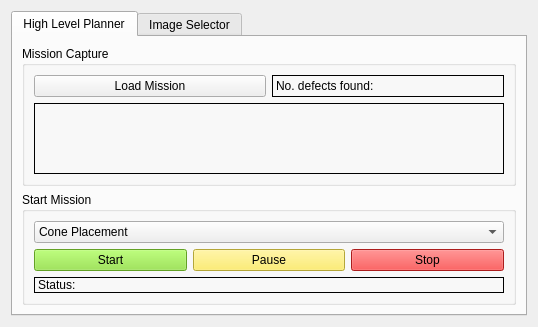
<?xml version="1.0" encoding="UTF-8"?>
<ui version="4.0">
 <class>MainWidget</class>
 <widget class="QWidget" name="MainWidget">
  <property name="geometry">
   <rect>
    <x>0</x>
    <y>0</y>
    <width>538</width>
    <height>327</height>
   </rect>
  </property>
  <property name="styleSheet">
   <string notr="true">color rgb(250, 141, 20)</string>
  </property>
  <layout class="QVBoxLayout" name="mainLayout">
   <item>
    <widget class="QTabWidget" name="tabWidget">
     <property name="currentIndex">
      <number>0</number>
     </property>
     <widget class="QWidget" name="tab_planner">
      <attribute name="title">
       <string>High Level Planner</string>
      </attribute>
      <layout class="QVBoxLayout" name="verticalLayoutPlanner">
       <item>
        <widget class="QGroupBox" name="group_mission">
         <property name="title">
          <string>Mission Capture</string>
         </property>
         <layout class="QVBoxLayout" name="verticalLayout_2">
          <item>
           <layout class="QHBoxLayout" name="layout_h_defects">
            <item>
             <widget class="QPushButton" name="button_load_mission">
              <property name="text">
               <string>Load Mission</string>
              </property>
             </widget>
            </item>
            <item>
             <widget class="QLabel" name="label_defects">
              <property name="frameShape">
               <enum>QFrame::Box</enum>
              </property>
              <property name="text">
               <string>No. defects found:</string>
              </property>
             </widget>
            </item>
           </layout>
          </item>
          <item>
           <layout class="QHBoxLayout" name="layout_h_mission">
            <item>
              <widget class="QLabel" name="label_map">
                <property name="sizePolicy">
                  <sizepolicy hsizetype="Expanding" vsizetype="Expanding">
                    <horstretch>1</horstretch>
                    <verstretch>1</verstretch>
                  </sizepolicy>
                </property>
                <property name="frameShape">
                  <enum>QFrame::Box</enum>
                </property>
                <property name="scaledContents">
                  <bool>true</bool>
                </property>
              </widget>
            </item>
            <!-- <item>
             <widget class="QLabel" name="label_map">
              <property name="frameShape">
               <enum>QFrame::Box</enum>
              </property>
              <property name="text">
               <string/>
              </property>
             </widget>
            </item> -->
           </layout>
          </item>
         </layout>
        </widget>
       </item>
       <item>
        <widget class="QGroupBox" name="group_start_mission">
         <property name="title">
          <string>Start Mission</string>
         </property>
         <layout class="QVBoxLayout" name="layout_start_mission">
          <item>
           <layout class="QHBoxLayout" name="layout_bt_row">
            <item>
             <widget class="QComboBox" name="combo_bt_type">
              <item>
               <property name="text">
                <string>Cone Placement</string>
               </property>
              </item>
              <item>
               <property name="text">
                <string>Cracks</string>
               </property>
              </item>
              <item>
               <property name="text">
                <string>Potholes</string>
               </property>
              </item>
              <item>
               <property name="text">
                <string>Road Markings</string>
               </property>
              </item>
              <item>
               <property name="text">
                <string>Cone Pick Up</string>
               </property>
              </item>
             </widget>
            </item>
           </layout>
          </item>
          <item>
           <layout class="QHBoxLayout" name="layout_mission_buttons">
            <item>
             <widget class="QPushButton" name="button_start">
              <property name="autoFillBackground">
               <bool>false</bool>
              </property>
              <property name="styleSheet">
               <string notr="true">background-color: rgb(138, 226, 52);</string>
              </property>
              <property name="text">
               <string>Start</string>
              </property>
             </widget>
            </item>
            <item>
             <widget class="QPushButton" name="button_pause">
              <property name="styleSheet">
               <string notr="true">background-color: rgb(252, 233, 79);</string>
              </property>
              <property name="text">
               <string>Pause</string>
              </property>
             </widget>
            </item>
            <item>
             <widget class="QPushButton" name="button_stop">
              <property name="styleSheet">
               <string notr="true">background-color: rgb(239, 41, 41);</string>
              </property>
              <property name="text">
               <string>Stop</string>
              </property>
             </widget>
            </item>
           </layout>
          </item>
          <item>
           <layout class="QHBoxLayout" name="layout_h_status">
            <item>
             <widget class="QLabel" name="label_status">
              <property name="frameShape">
               <enum>QFrame::Box</enum>
              </property>
              <property name="text">
               <string>Status:</string>
              </property>
             </widget>
            </item>
           </layout>
          </item>
         </layout>
        </widget>
       </item>
      </layout>
     </widget>
     <widget class="QWidget" name="tab_image">
      <attribute name="title">
       <string>Image Selector</string>
      </attribute>
      <layout class="QVBoxLayout" name="verticalLayoutImage">
       <item>
        <widget class="QGroupBox" name="group_image">
         <property name="title">
          <string>Choose camera</string>
         </property>
         <layout class="QVBoxLayout" name="verticalLayout">
          <item>
           <widget class="QComboBox" name="comboBox_ns"/>
          </item>
          <item>
           <widget class="QLabel" name="label_image">
            <property name="sizePolicy">
             <sizepolicy hsizetype="Expanding" vsizetype="Expanding">
              <horstretch>1</horstretch>
              <verstretch>1</verstretch>
             </sizepolicy>
            </property>
            <property name="frameShape">
             <enum>QFrame::Box</enum>
            </property>
            <property name="scaledContents">
             <bool>true</bool>
            </property>
           </widget>
          </item>
         </layout>
        </widget>
       </item>
       <item>
        <widget class="QGroupBox" name="group_select">
         <property name="title">
          <string>Select number of points in image</string>
         </property>
         <layout class="QHBoxLayout" name="horizontalLayout">
          <item>
           <layout class="QHBoxLayout" name="buttonLayoutImage">
            <item>
             <widget class="QPushButton" name="button_send">
              <property name="styleSheet">
               <string notr="true">background-color: rgb(192, 142, 255);</string>
              </property>
              <property name="text">
               <string>Send Path</string>
              </property>
             </widget>
            </item>
            <item>
             <widget class="QPushButton" name="button_send_tf">
              <property name="styleSheet">
               <string notr="true">background-color: rgb(83, 255, 221);</string>
              </property>
              <property name="text">
               <string>Send to TF</string>
              </property>
             </widget>
            </item>
            <item>
             <widget class="QPushButton" name="button_send_carrot">
              <property name="autoFillBackground">
               <bool>false</bool>
              </property>
              <property name="styleSheet">
               <string notr="true">background-color: rgb(245, 121, 0);</string>
              </property>
              <property name="text">
               <string>Send Carrot</string>
              </property>
             </widget>
            </item>
            <item>
             <widget class="QPushButton" name="button_undo">
              <property name="text">
               <string>Undo</string>
              </property>
             </widget>
            </item>
            <item>
             <widget class="QPushButton" name="button_clear">
              <property name="text">
               <string>Clear</string>
              </property>
             </widget>
            </item>
           </layout>
          </item>
         </layout>
        </widget>
       </item>
      </layout>
     </widget>
    </widget>
   </item>
  </layout>
 </widget>
 <resources/>
 <connections/>
</ui>
